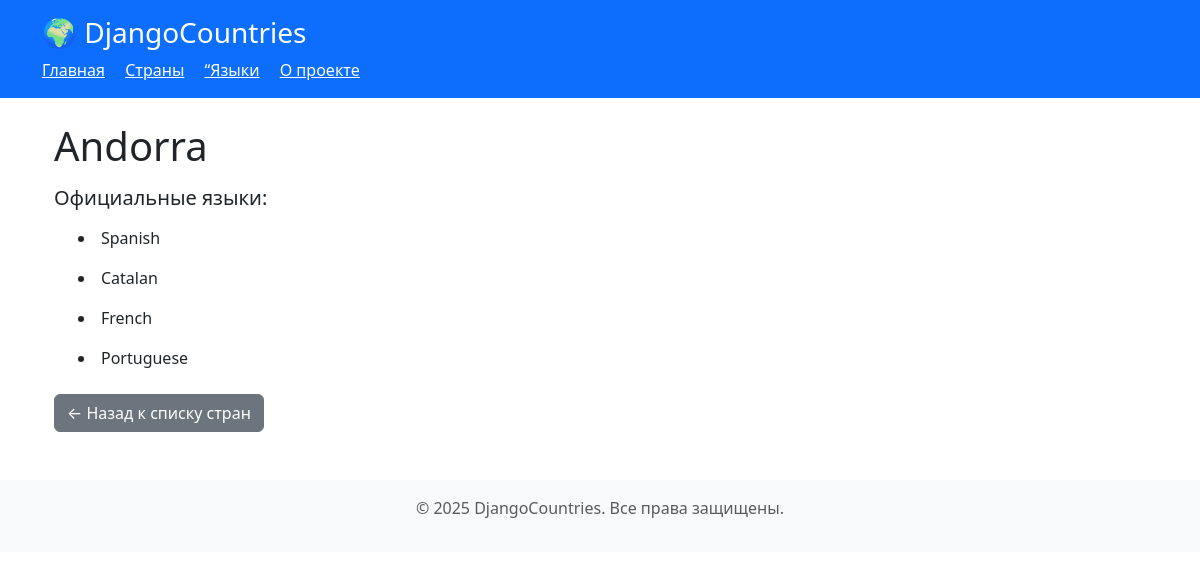
Page /countries/Andorra/ on the committed database.
### MainApp/models.py (models this page shows, shortened)
class Country(models.Model):
    name = models.CharField(max_length=100, unique=True)
    languages = models.ManyToManyField(Language, related_name='countries')

class Language(models.Model):
    name = models.CharField(max_length=100, unique=True)

### MainApp/views.py (the view)
# urls.py: path('countries/<str:country_name>/', views.country_detail, name='country-detail'),
def country_detail(request, country_name):
    country = get_object_or_404(Country, name=country_name)
    return render(request, 'country_detail.html', {'country': country})

### MainApp/templates/country_detail.html (shortened to what this page needs)
{% extends 'base.html' %}
{% block content %}
    <div class="container mt-4">
        <h1 class="mb-3">{{ country.name }}</h1>
        <h5>Официальные языки:</h5>
        <ul class="list-group">
            {% for lang in country.languages.all %}
                <li class="list-group-item custom-bullets">{{ lang.name }}</li>
            {% endfor %}
        </ul>
        <a href="{% url 'countries-list' %}" class="btn btn-secondary mt-3">← Назад к списку стран</a>
    </div>
{% endblock %}

### MainApp/templates/country_detail.html (style rules this page uses)
.custom-bullets { list-style-type: disc !important; list-style-position: inside !important; display: list-item !important; padding-left: 1.5em !important; background: transparent !important; border: none !important; }

### rows in the picture
Country: name "Andorra"
Language: name "Spanish"
Language: name "Catalan"
Language: name "French"
Language: name "Portuguese"
